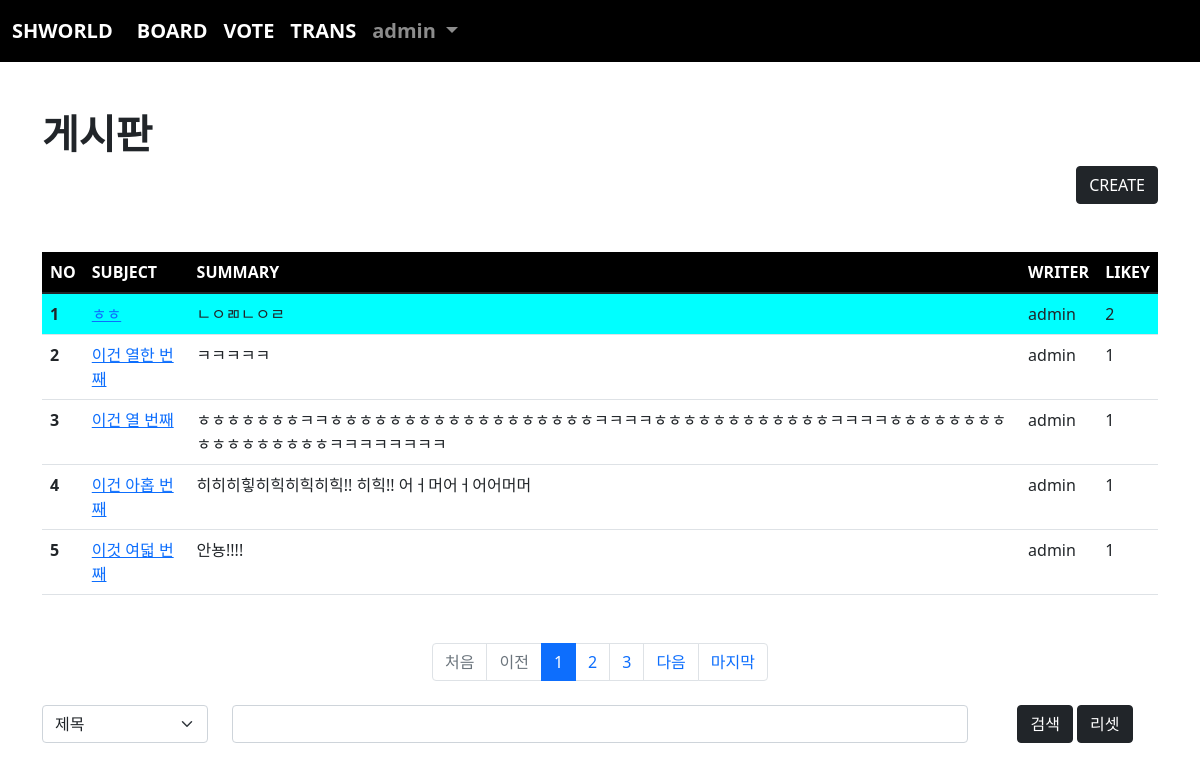
Page /board/index/ (signed in) on the committed database.
### acc/models.py (models this page shows, shortened)
class User(AbstractUser):
    pic = models.ImageField(upload_to="user/%y/%m")
    age = models.IntegerField(default=1)
    comment = models.TextField()

### board/models.py (models this page shows, shortened)
class Board(models.Model):
    subject = models.CharField(max_length=100)
    writer = models.ForeignKey(User, on_delete=models.CASCADE, related_name="writer")  #likey와 충돌돼서 related_name으로 나눠 줘야 함
    content = models.TextField()
    pubdate = models.DateTimeField()
    likey = models.ManyToManyField(User, blank=True, related_name="likey")    #board와 user와 n:n관계. 이름 별도로 설정해 줌
    def summary(self):
        if len(self.content) > 100 :
            return f"{self.content[:100]} ..."
        return self.content
    def hot(self):
        if self.likey.count() >= 2:
            return True
        return False

### board/views.py (the view)
# urls.py: path('index/', views.index, name="index"),
def index(req):
    pg = req.GET.get("page",1)
    cate = req.GET.get("cate","")
    kw = req.GET.get("kw","")
    if kw:
        if cate == "sub":
            b = Board.objects.filter(subject__startswith=kw)    #kw로 시작된
        elif cate == "wri":
            try:
                from acc.models import User
                u = User.objects.get(username=kw)
                b = Board.objects.filter(writer=u)
            except:
                b = Board.objects.none()
        elif cate == "con":
            b = Board.objects.filter(content__contains=kw)  #kw가 포함된
        else:
            b = Board.objects.all()
    else:
        b = Board.objects.all()
    b = b.order_by('-pubdate')  # 최신글이 맨 위로 가게 하는 정렬
    pag = Paginator(b, 5)
    obj = pag.get_page(pg)
    context = {
        "bset" : obj,
        "cate" : cate,
        "kw" : kw
    }
    return render(req, "board/index.html", context)

### templates/board/index.html (shortened to what this page needs)
{% extends 'base.html' %}
{% block con %}
    {% load mathfilters %}
    <div class="container mt-5 mb-5">
        <h1><b>게시판</b></h1>
        <div class="text-end">
            <a href="{% url 'board:create' %}" class="btn btn-dark">CREATE</a>
        </div>
        <table class="table table-hover mt-5">
            <thead style="background-color: black; color:white">
                <tr>
                    <th scope="col">NO</th>
                    <th scope="col">SUBJECT</th>
                    <th scope="col">SUMMARY</th>
                    <th scope="col">WRITER</th>
                    <th scope="col">LIKEY</th>
                </tr>
            </thead>
            <tbody>
                {% if bset %}
                    {% for i in bset %}
                        <tr {% if i.hot %} style="background-color: aqua;" {% endif %}>
                            <th scope="row">{{ bset.start_index|add:forloop.counter0 }}</th>
                            <td><a href="{% url 'board:detail' i.id %}">{{ i.subject }}</a></td>
                            <td>{{ i.summary }}</td>
                            <td>{{ i.writer }}</td>
                            <td>{{ i.likey.count }}</td>
                        </tr>
                    {% endfor %}
                {% endif %}
            </tbody>
        </table>
        <nav aria-label="Page navigation example" class="mt-5">
            <ul class="pagination justify-content-center">
                {% if bset.has_previous %}
                    <li class="page-item">
                        <a class="page-link" href="{% url 'board:index' %}?page=1&kw={{kw}}&cate={{cate}}">처음</a>
                    </li>
                    <li class="page-item">
                        <a class="page-link" href="{% url 'board:index' %}?page={{ bset.previous_page_number }}&kw={{kw}}&cate={{cate}}">이전</a>
                    </li>
                {% else %}
                    <li class="page-item disabled">
                        <a class="page-link">처음</a>
                    </li>
                    <li class="page-item disabled">
                        <a class="page-link">이전</a>
                    </li>
                {% endif %}
                {% for i in bset.paginator.page_range %}
                    {% if i >= bset.number|sub:5 and bset.number|add:4 >= i %}
                        <li class="page-item {% if bset.number == i %} active {% endif %}"><a class="page-link" href="{% url 'board:index' %}?page={{i}}&kw={{kw}}&cate={{cate}}">{{ i }}</a></li>
                    {% endif %}
                {% endfor %}
                {% if bset.has_next %}
                    <li class="page-item">
                        <a class="page-link" href="{% url 'board:index' %}?page={{ bset.next_page_number }}&kw={{kw}}&cate={{cate}}">다음</a>
                    </li>
                    <li class="page-item">
                        <a class="page-link" href="{% url 'board:index' %}?page={{ bset.paginator.num_pages }}&kw={{kw}}&cate={{cate}}">마지막</a>
                    </li>
                {% endif %}
            </ul>
        </nav>
        <form>
            <div class="row mt-4">
                <div class="col-lg-2">
                    <select name="cate" class="form-select mb-3" aria-label=".form-select-lg example">
                        <option value="sub" {% if cate == 'sub' %} selected {% endif %}>제목</option>
                    </select>
                </div>
                <div class="col-lg-8">
                    <input type="text" name="kw" value="{{kw}}" class="form-control">
                </div>
                <div class="col-lg-2 text-center">
                    <button class="btn btn-dark">검색</button>
                    <a href="{% url 'board:index' %}" class="btn btn-dark">리셋</a>
                </div>
            </div>
        </form>
    </div>
{% endblock %}

### templates/base.html (shortened to what this page needs)
<!doctype html>
<html lang="en">
    <head>
        <link href="https://cdn.jsdelivr.net/npm/bootstrap@5.1.3/dist/css/bootstrap.min.css" rel="stylesheet">
    </head>
    <body>
        {% if user.is_authenticated %}
            <nav class="navbar navbar-expand-lg navbar-dark" style="background-color: rgb(0, 0, 0); font-size: 20px; font-weight: bold;">
                <div class="container-fluid">
                    <a class="navbar-brand" href="#">SHWORLD</a>
                    <div class="collapse navbar-collapse" id="navbarSupportedContent">
                        <ul class="navbar-nav me-auto mb-2 mb-lg-0">
                            <li class="nav-item">
                                <a class="nav-link active" aria-current="page" href="{% url 'board:index' %}">BOARD</a>
                            </li>
                            <li class="nav-item">
                                <a class="nav-link active" aria-current="page" href="{% url 'vote:index' %}">VOTE</a>
                            </li>
                            <li class="nav-item">
                                <a class="nav-link active" aria-current="page" href="{% url 'trans:index' %}">TRANS</a>
                            </li>
                            <li class="nav-item dropdown">
                                <a class="nav-link dropdown-toggle" href="#" id="navbarDropdown" role="button" data-bs-toggle="dropdown" aria-expanded="false">
                                    {{ user }}
                                </a>
                            </li>
                        </ul>
                    </div>
                </div>
            </nav>
        {% endif %}
        {% if user.is_authenticated %}
            {% block con %}{% endblock %}
        {% endif %}
    </body>
</html>

### rows in the picture
User: username "admin"
Board: start_index|add "1", subject "ㅎㅎ", summary "ㄴㅇㄻㄴㅇㄹ", writer "admin", likey.count "2"
Board: start_index|add "2", subject "이건 열한 번째", summary "ㅋㅋㅋㅋㅋ", writer "admin", likey.count "1"
Board: start_index|add "3", subject "이건 열 번째", summary "ㅎㅎㅎㅎㅎㅎㅎㅋㅋㅎㅎㅎㅎㅎㅎㅎㅎㅎㅎㅎㅎㅎㅎㅎㅎㅎㅎㅋㅋㅋㅋㅎㅎㅎㅎㅎㅎㅎㅎㅎㅎㅎㅎㅋㅋㅋㅋㅎㅎㅎㅎㅎㅎㅎㅎㅎㅎㅎㅎㅎㅎㅎㅎㅎㅋㅋㅋㅋㅋㅋㅋㅋ", writer "admin", likey.count "1"
Board: start_index|add "4", subject "이건 아홉 번째", summary "히히히힣히힉히힉히힉!! 히힉!! 어ㅓ머어ㅓ어어머머", writer "admin", likey.count "1"
Board: start_index|add "5", subject "이것 여덟 번째", summary "안뇽!!!!", writer "admin", likey.count "1"

### other values in the picture
{{ i }} "1" "2" "3"
